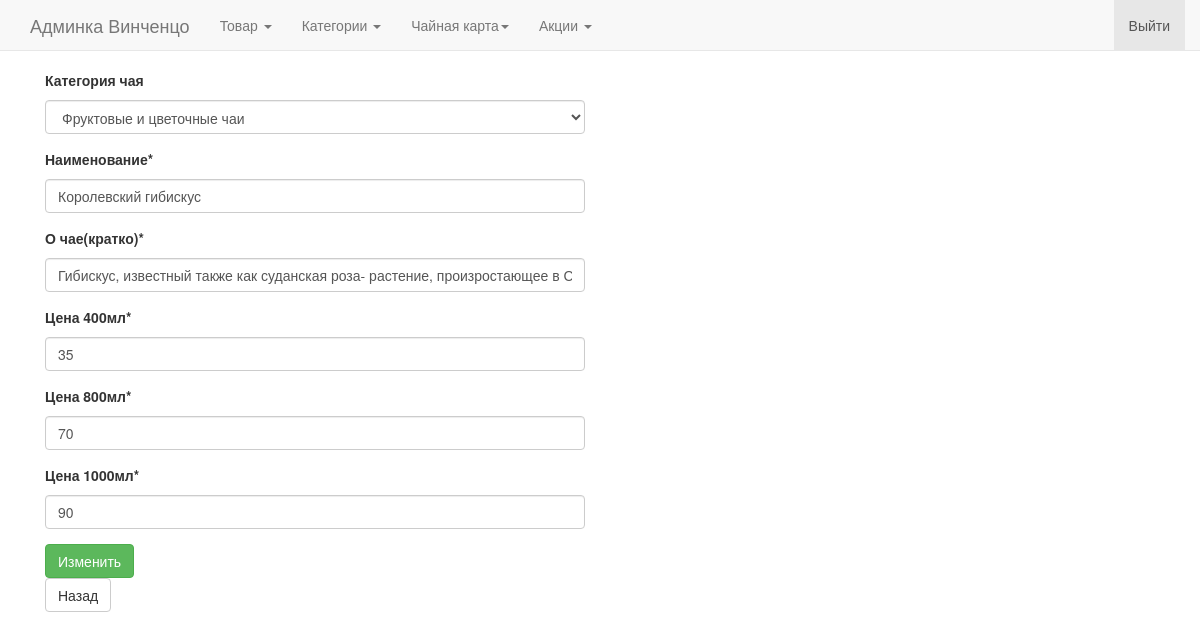
Page /panel/tea_item_edit/1 (signed in) on the earlier database version.
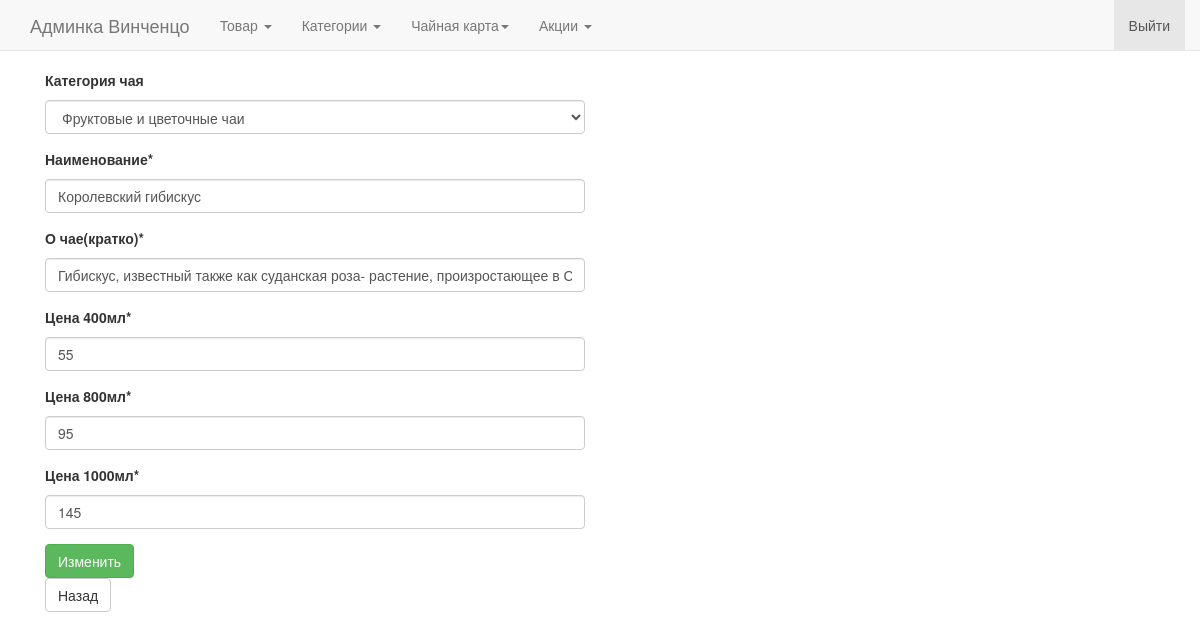
Same page on the later database version.
### app/models.py (models this page shows, shortened)
class Tea(db.Model):
    id = db.Column(db.Integer, primary_key=True, autoincrement=True)
    tea_category_id = db.Column(db.Integer, db.ForeignKey('tea_category.id'))
    tea_name = db.Column(db.String(20))
    tea_about = db.Column(db.String(255))
    tea_price_400 = db.Column(db.Integer)
    tea_price_800 = db.Column(db.Integer)
    tea_price_1000 = db.Column(db.Integer)

### app/views.py (the view, shortened to what this page needs)
@app.route('/panel/tea_item_edit/<int:item_id>', methods=['GET', 'POST'])
def tea_item_edit(item_id):
    if not session.get('logged_in'):
        return redirect(url_for("adminlogin"))
    select_item = Tea.query.filter_by(id=item_id).first()
    form = TeaForm(obj=select_item)
    form.tea_category_id.choices = [(c.id, c.tea_category_name) for c in TeaCategory.query.all()]
    return render_template('tea_items_edit.html', form=form)

### app/forms.py
class TeaForm(Form):
    tea_category_id = SelectField(u"Категория чая", coerce=int)
    tea_name = StringField(u"Наименование*", validators=[validators.InputRequired(u"Поле обязательно к заполнению")])
    tea_about = StringField(u"О чае(кратко)*", validators=[validators.InputRequired(u"Поле обязательно к заполнению")])
    tea_price_400 = IntegerField(u"Цена 400мл*",
                                 validators=[validators.InputRequired(u"Поле обязательно к заполнению")])
    tea_price_800 = IntegerField(u"Цена 800мл*",
                                 validators=[validators.InputRequired(u"Поле обязательно к заполнению")])
    tea_price_1000 = IntegerField(u"Цена 1000мл*",
                                  validators=[validators.InputRequired(u"Поле обязательно к заполнению")])

### app/templates/tea_items_edit.html
{% extends "panel.html" %}
{% from 'form_gen.html' import render_form %}
{% block body %}
    <div class="col-md-6">
        {{ render_form(form, action_url='', action_text="Изменить") }}
        <a href="#" class="btn btn-default" onclick="window.history.back()">Назад</a>
    </div>
{% endblock %}

### app/templates/form_gen.html (shortened to what this page needs)
{% macro render_field(field, label_visible=true) -%}
    <div class="form-group {% if field.errors %}has-error{% endif %} {{ kwargs.pop('class_', '') }}">
        {% if (field.type != 'HiddenField' and field.type !='CSRFTokenField') and label_visible %}
            <label for="{{ field.id }}" class="control-label">{{ field.label }}</label>
        {% endif %}
        {{ field(class_='form-control', **kwargs) }}
    </div>
{%- endmacro %}
{% macro render_form(form, action_url='',prefix_form='',  action_text='Submit', class_='', btn_class='btn btn-success') -%}
    <form method="POST" action="{{ action_url }}" role="form" class="{{ class_ }}">
        {% if caller %}
            {{ caller() }}
        {% else %}
            {% for f in form %}
                {% if f.type == 'BooleanField' %}
                    {{ render_checkbox_field(f) }}
                {% elif f.type == 'RadioField' %}
                    {{ render_radio_field(f) }}
                {% else %}
                    {{ render_field(f) }}
                {% endif %}
            {% endfor %}
        {% endif %}
        <button type="submit"   class="{{ btn_class }}">{{ action_text }} </button>
    </form>
{%- endmacro %}

Differences in the rows shown:
changed Tea "Фруктовые и цветочные чаи": tea_price_400 "35" → "55"; tea_price_800 "70" → "95"; tea_price_1000 "90" → "145"
